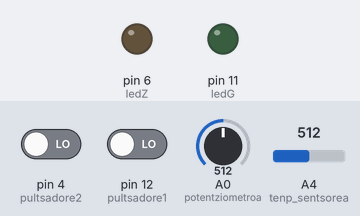
A sketch run on a simulated Arduino Uno, built with avr-gcc and run on an emulated ATmega328P. On the bench: output pins drawn as LEDs (lit = HIGH). The test bench sets the inputs (shaded band); at power-on: pin 12 (pultsadore1) LOW, A4 (tenp_sentsorea) = 512, pin 4 (pultsadore2) LOW, A0 (potentziometroa) = 512.

Above: at 1.2 s.
1.3 s: pin 12 (pultsadore1) driven HIGH
At 1.8 s:
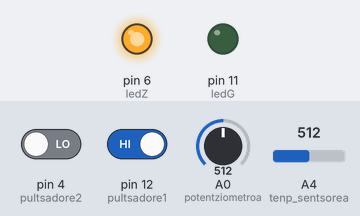
2.8 s: A4 (tenp_sentsorea) set to 48
4.3 s: A4 (tenp_sentsorea) set to 43
At 5.2 s:
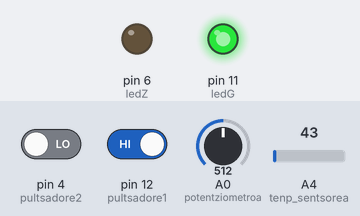
5.8 s: A4 (tenp_sentsorea) set to 122
At 6.4 s:
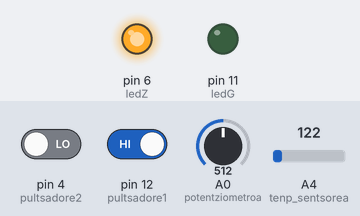
7.3 s: A4 (tenp_sentsorea) set to 0
At 8.7 s:
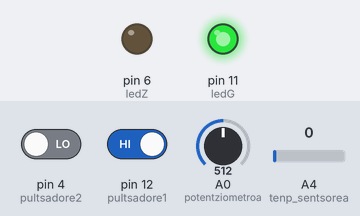
Timing chart, 0 to 10.3 s (numbered marks = the images above; inputs shaded):
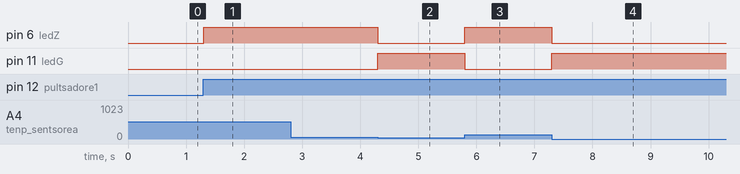

Measured:
- the behaviour switches between 46 and 45 on A4 (tenp_sentsorea) (found by bisection; images 1 and 2)
- after the input at 1.3 s, pin 6 (ledZ): LOW → HIGH at once
- after the input at 2.8 s, every drawn part: stays the same
- after the input at 4.3 s, pin 6 (ledZ): HIGH → LOW at once; pin 11 (ledG): LOW → HIGH at once
- after the input at 5.8 s, pin 6 (ledZ): LOW → HIGH at once; pin 11 (ledG): HIGH → LOW at once
- after the input at 7.3 s, pin 6 (ledZ): HIGH → LOW at once; pin 11 (ledG): LOW → HIGH at once

The sketch:

tenperatura.ino
```cpp
int ledG = 11;
int ledZ = 6;
int pultsadore1 = 12;
int egoera1 = 0;
int pultsadore2 = 4;
int egoera2 = 0;
int potentziometroa = 14;
int tenp_sentsorea = 18;

int aux = 0;

float aukeratutako_tenp;
float giro_tenp;


void setup(){

  pinMode(pultsadore1, INPUT);
  pinMode(pultsadore2, INPUT);

  pinMode(ledG, OUTPUT);
  pinMode(ledZ, OUTPUT);

  Serial.begin(9600);

}

void loop(){

  egoera1 = digitalRead(pultsadore1);
  egoera2 = digitalRead(pultsadore2);

  if (egoera1 == HIGH){

    aukeratutako_tenp = analogRead(potentziometroa);
    aukeratutako_tenp = map(aukeratutako_tenp, 0, 1023, 15, 30);
    giro_tenp = analogRead(tenp_sentsorea);
    giro_tenp = (5.0 * giro_tenp * 100.0) / 1024.0;

    if (giro_tenp < aukeratutako_tenp){
      digitalWrite(ledG, HIGH);
      digitalWrite(ledZ, LOW);
    }
    else {
      digitalWrite(ledZ, HIGH);
      digitalWrite(ledG, LOW);
    }
  }

  if(egoera2 == HIGH) {
     aux = 1;
  }
  else if(egoera2 == LOW && aux == 1) {

    Serial.print("Aukeratutako tenperatura: ");
    Serial.print(aukeratutako_tenp);
    Serial.print("\n");
    Serial.print("Giro tenperatura: ");
    Serial.print(giro_tenp);
    Serial.print("\n");
    Serial.print("Egikaritzen ari da: ");

    if(giro_tenp < aukeratutako_tenp){
       Serial.print("Berogailua");
    }
    else {
      Serial.print("Haizagailua");
    }
    Serial.print("\n");

    aux = 0;
  }

}
```
